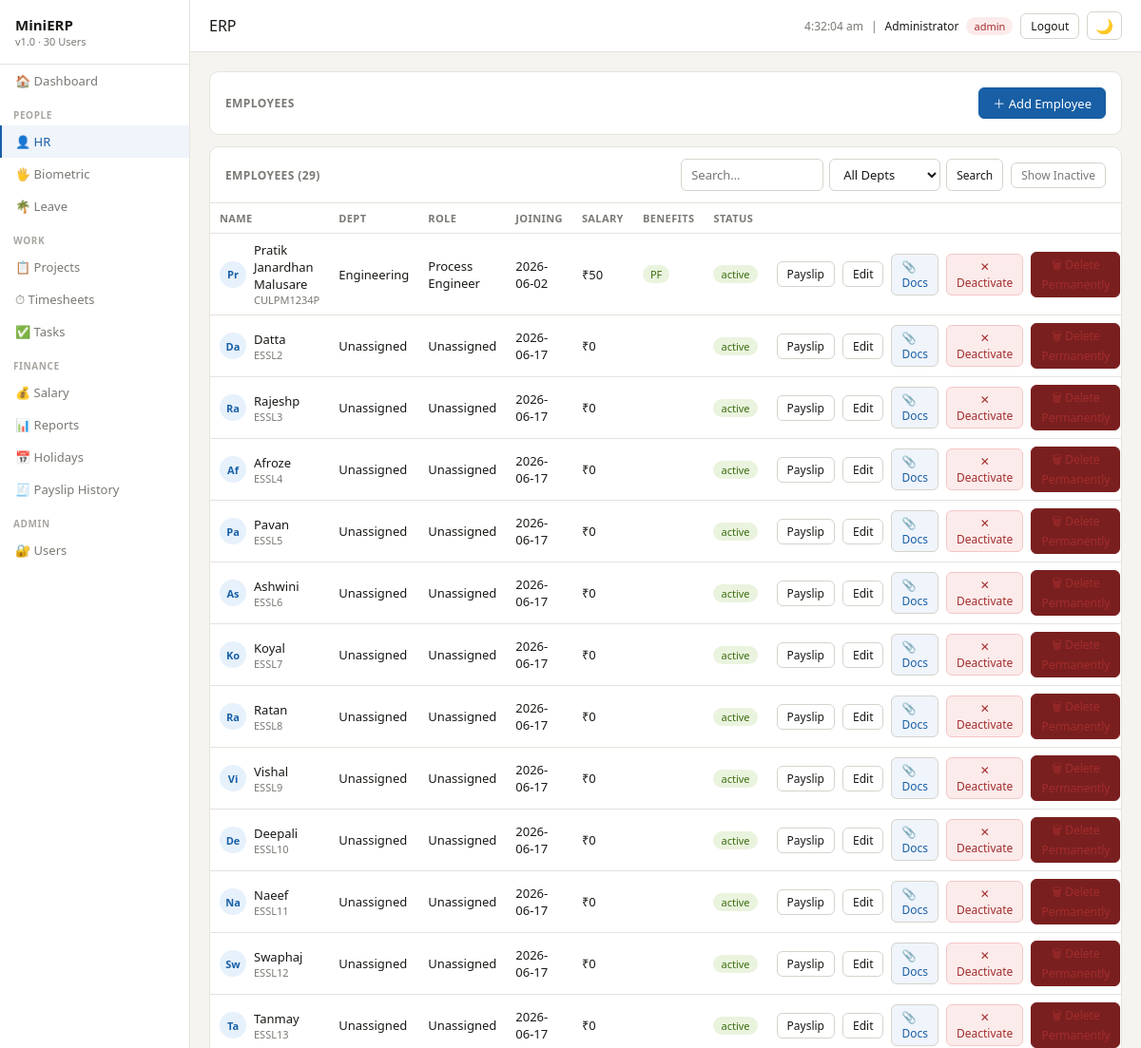
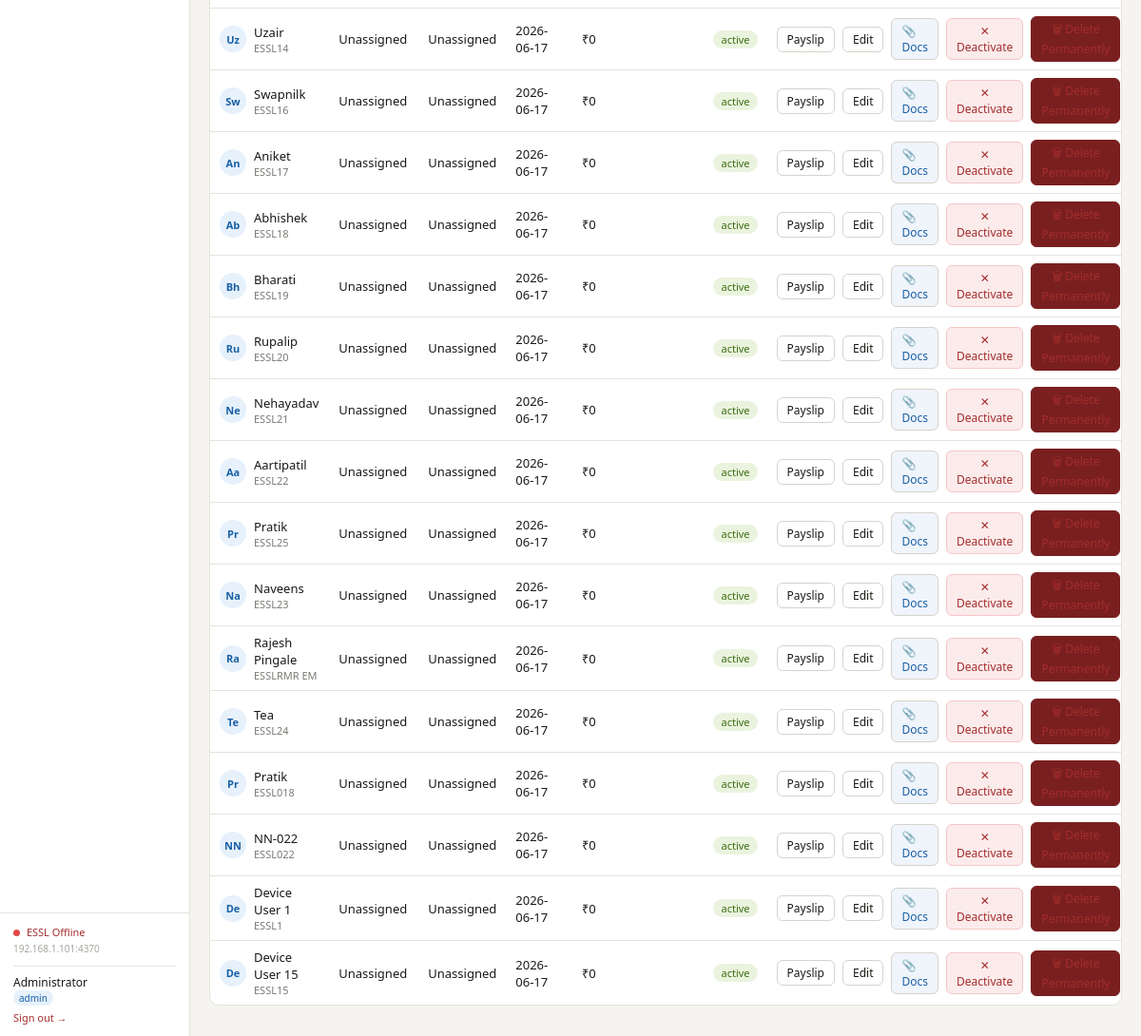
Page /hr/ (signed in) on the committed database (2 pictures, top to bottom).
### tables this page shows
CREATE TABLE users (
        id          INTEGER PRIMARY KEY AUTOINCREMENT,
        username    TEXT UNIQUE NOT NULL,
        password    TEXT NOT NULL,
        full_name   TEXT NOT NULL,
        role        TEXT NOT NULL DEFAULT 'user',
        active      INTEGER DEFAULT 1,
        employee_id INTEGER UNIQUE REFERENCES employees(id)
    , must_change_password INTEGER DEFAULT 0, temp_password TEXT);

CREATE TABLE employees (
        id       INTEGER PRIMARY KEY AUTOINCREMENT,
        name     TEXT NOT NULL,
        dept     TEXT NOT NULL,
        role     TEXT NOT NULL,
        join_date TEXT NOT NULL,
        salary   REAL NOT NULL,
        pan      TEXT UNIQUE NOT NULL,
        pf       INTEGER DEFAULT 1,
        esi      INTEGER DEFAULT 0,
        status   TEXT DEFAULT 'active'
    , employee_code TEXT, essl_user_id TEXT, file_no TEXT, dob TEXT, age INTEGER, blood_group TEXT, probation_period TEXT, confirmation_date TEXT, notice_period TEXT, personal_contact TEXT, personal_email TEXT, official_email TEXT, current_address TEXT, permanent_address TEXT, offer_letter TEXT, aadhar_card TEXT, pan_card_note TEXT, insurance_list TEXT, account_number TEXT, ifsc_code TEXT, edu_ssc TEXT, edu_hsc TEXT, edu_ug TEXT, edu_pg TEXT, emergency_name TEXT, emergency_relation TEXT, emergency_contact TEXT, emergency_location TEXT, father_name TEXT, father_contact TEXT, mother_name TEXT, mother_contact TEXT, sister_name TEXT, sister_contact TEXT, brother_name TEXT, brother_contact TEXT);

### modules/hr.py (the view)
@hr_bp.route("/")
@login_required
def index():
    conn = get_conn()
    q        = request.args.get("q", "").strip()
    dept     = request.args.get("dept", "")
    show_all = request.args.get("show_all", "")
    sql      = "SELECT * FROM employees WHERE 1=1"
    params   = []
    if not show_all:
        sql += " AND status != 'inactive'"
    if q:
        sql += " AND name LIKE ?"; params.append(f"%{q}%")
    if dept:
        sql += " AND dept=?"; params.append(dept)
    employees = conn.execute(sql, params).fetchall()
    conn.close()
    return render_template("hr.html", employees=employees, q=q, dept=dept, show_all=show_all)

### modules/auth.py (called while the page is built, shortened)
def load_user(user_id):
    conn = get_conn()
    row = conn.execute(
        "SELECT * FROM users WHERE id=?",
        (user_id,),
    ).fetchone()
    conn.close()
    return User(row) if row and row["active"] else None

@auth_bp.before_app_request
def force_password_change():
    if not current_user.is_authenticated:
        return
    allowed_endpoints = {
        "auth.change_password",
        "auth.logout",
        "static",
    }
    if current_user.must_change_password and request.endpoint not in allowed_endpoints:
        return redirect(url_for("auth.change_password"))

    @property
    def is_admin(self):
        return self.role == "admin"

    @property
    def is_hr(self):
        return self.role in ("admin", "hr")

    def can(self, module):
        if self.role == "admin":
            return True

### modules/db.py (called while the page is built)
def get_conn():
    conn = sqlite3.connect(DB_PATH)
    conn.row_factory = sqlite3.Row
    conn.execute("PRAGMA foreign_keys = ON")
    return conn

### templates/hr.html (shortened to what this page needs)
{% extends "base.html" %}
{% set active = "hr" %}
{% block content %}
<div class="card flex" style="justify-content:space-between;align-items:center">
  <div class="card-title" style="margin:0">Employees</div>
  <a href="/hr/add" class="btn btn-primary">＋ Add Employee</a>
</div>
<div class="card" style="padding:0;overflow:hidden">
  <div style="padding:12px 16px;border-bottom:1px solid #E5E3DC;display:flex;gap:8px;align-items:center">
    <span class="card-title" style="margin:0">Employees ({{ employees|length }})</span>
    <div class="ml-auto flex">
      <form method="GET" action="/hr" style="display:flex;gap:6px">
        <input name="q" value="{{ q }}" placeholder="Search…" style="width:150px">
        <select name="dept" onchange="this.form.submit()">
          <option value="">All Depts</option>
        </select>
        <button class="btn btn-sm" type="submit">Search</button>
      </form>
      {% if show_all %}
      <a href="/hr" class="btn btn-sm">Hide Inactive</a>
      {% else %}
      <a href="/hr?show_all=1" class="btn btn-sm" style="color:#7A7974">Show Inactive</a>
      {% endif %}
    </div>
  </div>
  <table>
    <thead><tr><th>Name</th><th>Dept</th><th>Role</th><th>Joining</th><th>Salary</th><th>Benefits</th><th>Status</th><th></th></tr></thead>
    <tbody>
    {% for e in employees %}
    <tr>
      <td>
        <div class="flex">
          <div class="avatar">{{ e.name[:2] }}</div>
          <div><div style="font-weight:500">{{ e.name }}</div><div style="font-size:11px;color:#7A7974">{{ e.pan }}</div></div>
        </div>
      </td>
      <td>{{ e.dept }}</td>
      <td>{{ e.role }}</td>
      <td>{{ e.join_date }}</td>
      <td>₹{{ "{:,.0f}".format(e.salary) }}</td>
      <td>
        {% if e.pf %}<span class="badge badge-green">PF</span>{% endif %}
      </td>
      <td><span class="badge {{ 'badge-green' if e.status=='active' else 'badge-gray' if e.status=='inactive' else 'badge-amber' }}">{{ e.status }}</span></td>
      <td>
        <div class="flex">
          <a href="/salary?emp_id={{ e.id }}" class="btn btn-sm">Payslip</a>
          <a href="/hr/edit/{{ e.id }}" class="btn btn-sm">Edit</a>
          <a href="/hr/{{ e.id }}/documents" class="btn btn-sm" style="background:#F0F4FB;color:#185FA5">📎 Docs</a>
          <form method="POST" action="/hr/delete/{{ e.id }}" onsubmit="return confirm('Deactivate {{ e.name }}? Their history will be preserved.')">
            <button class="btn btn-sm btn-danger" type="submit" {{ 'disabled' if e.status=='inactive' }}>
              {{ '✕ Deactivate' if e.status=='active' else 'Inactive' }}
            </button>
          </form>
          <form method="POST" action="/hr/permadelete/{{ e.id }}" onsubmit="return confirm('PERMANENTLY DELETE {{ e.name }}? This cannot be undone — all attendance, leave, timesheet, documents and login records for this employee will be erased.')">
            <button class="btn btn-sm btn-danger" type="submit" style="background:#7A1F1F;border-color:#7A1F1F" title="Permanently delete — cannot be undone">🗑 Delete Permanently</button>
          </form>
        </div>
      </td>
    </tr>
    {% else %}
    <tr><td colspan="8" style="text-align:center;padding:20px;color:#7A7974">No employees found.</td></tr>
    {% endfor %}
    </tbody>
  </table>
</div>
{% endblock %}

### templates/base.html (shortened to what this page needs)
<!DOCTYPE html>
<html lang="en">
<head>
</head>
<body>
<div class="sidebar">
  <div class="logo">MiniERP <span>v1.0 · 30 Users</span></div>
  <nav class="nav">
    <a href="/dashboard" class="{{ 'active' if active=='dashboard' }}">🏠 Dashboard</a>
    <div class="nav-section">People</div>
    <a href="/hr"        class="{{ 'active' if active=='hr' }}">👤 HR</a>
    <a href="/biometric" class="{{ 'active' if active=='biometric' }}">🖐 Biometric</a>
    {% if current_user.can('leave') %}
    <a href="/leave"     class="{{ 'active' if active=='leave' }}">🌴 Leave</a>
    {% endif %}
    <div class="nav-section">Work</div>
    {% if current_user.can('projects') %}
    <a href="/projects"  class="{{ 'active' if active=='projects' }}">📋 Projects</a>
    {% endif %}
    {% if current_user.can('timesheet') %}
    <a href="/timesheet" class="{{ 'active' if active=='timesheet' }}">⏱ Timesheets</a>
    {% endif %}
    {% if current_user.can('tasks') or current_user.is_hr %}
    <a href="/tasks" class="{{ 'active' if active=='tasks' }}">✅ Tasks</a>
    {% endif %}
    <div class="nav-section">Finance</div>
    <a href="/salary"    class="{{ 'active' if active=='salary' }}">💰 Salary</a>
    <a href="/reports"   class="{{ 'active' if active=='reports' }}">📊 Reports</a>
    {% if current_user.is_hr %}
    <a href="/holidays"  class="{{ 'active' if active=='holidays' }}">📅 Holidays</a>
    <a href="/salary/history" class="{{ 'active' if active=='payslip_history' }}">🧾 Payslip History</a>
    {% endif %}
    {% if current_user.is_authenticated and current_user.is_admin %}
    <div class="nav-section">Admin</div>
    <a href="/users"     class="{{ 'active' if active=='users' }}">🔐 Users</a>
    {% endif %}
  </nav>
  <div class="sidebar-footer">
    <div id="essl-status" style="line-height:1.5">
      <span id="essl-dot" class="sync-dot" style="background:#A8A5A0"></span>
      <span id="essl-label" style="font-size:11px;color:var(--text2)">Checking…</span><br>
      <span id="essl-addr" style="font-size:10px;color:var(--text3)"></span>
    </div>
    {% if current_user.is_authenticated %}
    <div style="margin-top:10px;padding-top:8px;border-top:1px solid var(--border)">
      <div style="font-size:12px;color:var(--text);font-weight:500">{{ current_user.full_name }}</div>
      <div style="font-size:11px;color:var(--text2);margin-bottom:6px">
        <span style="background:#E6F1FB;color:#185FA5;padding:1px 6px;border-radius:10px;font-size:10px">{{ current_user.role }}</span>
      </div>
      <a href="/logout" style="font-size:11px;color:#A32D2D">Sign out →</a>
    </div>
    {% endif %}
  </div>
</div>
<div class="main">
  <div class="topbar">
    <h1>{{ title | default("ERP") }}</h1>
    <div class="flex">
      <span style="font-size:12px;color:#7A7974" id="clock"></span>
      {% if current_user.is_authenticated %}
      <span style="font-size:12px;color:#7A7974">|</span>
      <span style="font-size:12px;font-weight:500">{{ current_user.full_name }}</span>
      <span class="badge {{ 'badge-red' if current_user.role=='admin' else 'badge-blue' if current_user.role=='hr' else 'badge-gray' }}">{{ current_user.role }}</span>
      <a href="/logout" class="btn btn-sm" style="font-size:12px">Logout</a>
      {% endif %}
      <button id="theme-toggle" class="btn btn-sm" onclick="toggleDark()" title="Toggle dark mode" style="font-size:15px;padding:4px 8px">🌙</button>
    </div>
  </div>
  <div class="content">
    {% block content %}{% endblock %}
  </div>
</div>
</body>
</html>

### templates/base.html (style rules this page uses)
* { box-sizing:border-box;margin:0;padding:0 }
:root { --bg:#F5F4F0;--bg2:#fff;--bg3:#FAFAF8; --border:#E5E3DC;--border2:#D5D3CB; --text:#1A1916;--text2:#7A7974;--text3:#A8A5A0; --nav-hover:#F5F4F0;--nav-active:#F0F4FB; --row-hover:#FAFAF8;--row-alt:#F5F4F0; --input-bg:#fff; }
body { font-family:Segoe UI,system-ui,sans-serif;background:var(--bg);color:var(--text);font-size:14px;display:flex;height:100vh;overflow:hidden }
a { color:inherit;text-decoration:none }
.sidebar { width:200px;background:var(--bg2);border-right:1px solid var(--border);display:flex;flex-direction:column;flex-shrink:0;height:100vh }
.logo { padding:16px;font-weight:600;font-size:15px;border-bottom:1px solid #E5E3DC }
.logo span { font-size:11px;font-weight:400;color:var(--text2);display:block }
.nav-section { font-size:10px;font-weight:600;color:var(--text3);padding:12px 14px 4px;letter-spacing:.6px;text-transform:uppercase }
.nav a { display:flex;align-items:center;gap:8px;padding:8px 14px;color:var(--text2);font-size:13px;border-left:2px solid transparent }
.nav a.active { background:var(--nav-active);color:#185FA5;font-weight:500;border-left-color:#185FA5 }
.sidebar-footer { padding:12px 14px;border-top:1px solid var(--border);font-size:11px;color:var(--text3);margin-top:auto }
.sync-dot { display:inline-block;width:7px;height:7px;border-radius:50%;background:#A8A5A0;margin-right:4px }
.main { flex:1;display:flex;flex-direction:column;overflow:hidden }
.topbar { padding:12px 20px;background:var(--bg2);border-bottom:1px solid var(--border);display:flex;justify-content:space-between;align-items:center;flex-shrink:0 }
.topbar h1 { font-size:16px;font-weight:500 }
.content { flex:1;overflow-y:auto;padding:20px }
.card { background:var(--bg2);border:1px solid var(--border);border-radius:10px;padding:16px;margin-bottom:12px }
.card-title { font-size:12px;font-weight:600;color:var(--text2);margin-bottom:12px;text-transform:uppercase;letter-spacing:.4px }
table { width:100%;border-collapse:collapse;font-size:13px }
th { text-align:left;padding:8px 10px;border-bottom:1px solid var(--border);font-size:11px;font-weight:600;color:var(--text2);text-transform:uppercase;letter-spacing:.4px }
td { padding:8px 10px;border-bottom:1px solid var(--border);vertical-align:middle }
tr:last-child td { border-bottom:none }
.badge { display:inline-flex;align-items:center;padding:2px 8px;border-radius:20px;font-size:11px;font-weight:500 }
.badge-green { background:#EAF3DE;color:#3B6D11 }
.badge-red { background:#FCEBEB;color:#A32D2D }
.btn { padding:6px 14px;border-radius:6px;font-size:13px;cursor:pointer;font-family:inherit;font-weight:500;border:1px solid #D5D3CB;background:#fff;color:#1A1916;display:inline-flex;align-items:center;gap:6px }
.btn-primary { background:#185FA5;color:#fff;border-color:#185FA5 }
.btn-danger { background:#FCEBEB;color:#A32D2D;border-color:#F5C6C6 }
.btn-sm { padding:4px 10px;font-size:12px }
input,select,textarea { padding:6px 10px;border:1px solid var(--border2);border-radius:6px;font-family:inherit;font-size:13px;background:var(--input-bg);color:var(--text);outline:none;width:100% }
.avatar { width:28px;height:28px;border-radius:50%;background:#E6F1FB;color:#185FA5;display:flex;align-items:center;justify-content:center;font-size:11px;font-weight:600;flex-shrink:0 }
.flex { display:flex;gap:8px;align-items:center }
.ml-auto { margin-left:auto }

### rows in the picture
users: full_name "Administrator", role "admin"
employees: name "Pr", name "Pratik Janardhan Malusare", pan "CULPM1234P", dept "Engineering", role "Process Engineer", join_date "2026-06-02", salary "50", pf "PF", status "active", status "✕ Deactivate"
employees: name "Da", name "Datta", pan "ESSL2", dept "Unassigned", role "Unassigned", join_date "2026-06-17", salary "0", status "active", status "✕ Deactivate"
employees: name "Ra", name "Rajeshp", pan "ESSL3", dept "Unassigned", role "Unassigned", join_date "2026-06-17", salary "0", status "active", status "✕ Deactivate"
employees: name "Af", name "Afroze", pan "ESSL4", dept "Unassigned", role "Unassigned", join_date "2026-06-17", salary "0", status "active", status "✕ Deactivate"
employees: name "Pa", name "Pavan", pan "ESSL5", dept "Unassigned", role "Unassigned", join_date "2026-06-17", salary "0", status "active", status "✕ Deactivate"
employees: name "As", name "Ashwini", pan "ESSL6", dept "Unassigned", role "Unassigned", join_date "2026-06-17", salary "0", status "active", status "✕ Deactivate"
employees: name "Ko", name "Koyal", pan "ESSL7", dept "Unassigned", role "Unassigned", join_date "2026-06-17", salary "0", status "active", status "✕ Deactivate"
employees: name "Ra", name "Ratan", pan "ESSL8", dept "Unassigned", role "Unassigned", join_date "2026-06-17", salary "0", status "active", status "✕ Deactivate"
employees: name "Vi", name "Vishal", pan "ESSL9", dept "Unassigned", role "Unassigned", join_date "2026-06-17", salary "0", status "active", status "✕ Deactivate"
employees: name "De", name "Deepali", pan "ESSL10", dept "Unassigned", role "Unassigned", join_date "2026-06-17", salary "0", status "active", status "✕ Deactivate"
employees: name "Na", name "Naeef", pan "ESSL11", dept "Unassigned", role "Unassigned", join_date "2026-06-17", salary "0", status "active", status "✕ Deactivate"
employees: name "Sw", name "Swaphaj", pan "ESSL12", dept "Unassigned", role "Unassigned", join_date "2026-06-17", salary "0", status "active", status "✕ Deactivate"
employees: name "Ta", name "Tanmay", pan "ESSL13", dept "Unassigned", role "Unassigned", join_date "2026-06-17", salary "0", status "active", status "✕ Deactivate"
employees: name "Uz", name "Uzair", pan "ESSL14", dept "Unassigned", role "Unassigned", join_date "2026-06-17", salary "0", status "active", status "✕ Deactivate"
employees: name "Sw", name "Swapnilk", pan "ESSL16", dept "Unassigned", role "Unassigned", join_date "2026-06-17", salary "0", status "active", status "✕ Deactivate"
employees: name "An", name "Aniket", pan "ESSL17", dept "Unassigned", role "Unassigned", join_date "2026-06-17", salary "0", status "active", status "✕ Deactivate"
employees: name "Ab", name "Abhishek", pan "ESSL18", dept "Unassigned", role "Unassigned", join_date "2026-06-17", salary "0", status "active", status "✕ Deactivate"
employees: name "Bh", name "Bharati", pan "ESSL19", dept "Unassigned", role "Unassigned", join_date "2026-06-17", salary "0", status "active", status "✕ Deactivate"
employees: name "Ru", name "Rupalip", pan "ESSL20", dept "Unassigned", role "Unassigned", join_date "2026-06-17", salary "0", status "active", status "✕ Deactivate"
employees: name "Ne", name "Nehayadav", pan "ESSL21", dept "Unassigned", role "Unassigned", join_date "2026-06-17", salary "0", status "active", status "✕ Deactivate"
employees: name "Aa", name "Aartipatil", pan "ESSL22", dept "Unassigned", role "Unassigned", join_date "2026-06-17", salary "0", status "active", status "✕ Deactivate"
employees: name "Pr", name "Pratik", pan "ESSL25", dept "Unassigned", role "Unassigned", join_date "2026-06-17", salary "0", status "active", status "✕ Deactivate"
employees: name "Na", name "Naveens", pan "ESSL23", dept "Unassigned", role "Unassigned", join_date "2026-06-17", salary "0", status "active", status "✕ Deactivate"
employees: name "Ra", name "Rajesh Pingale", pan "ESSLRMR EM", dept "Unassigned", role "Unassigned", join_date "2026-06-17", salary "0", status "active", status "✕ Deactivate"
employees: name "Te", name "Tea", pan "ESSL24", dept "Unassigned", role "Unassigned", join_date "2026-06-17", salary "0", status "active", status "✕ Deactivate"
employees: name "Pr", name "Pratik", pan "ESSL018", dept "Unassigned", role "Unassigned", join_date "2026-06-17", salary "0", status "active", status "✕ Deactivate"
employees: name "NN", name "NN-022", pan "ESSL022", dept "Unassigned", role "Unassigned", join_date "2026-06-17", salary "0", status "active", status "✕ Deactivate"
employees: name "De", name "Device User 1", pan "ESSL1", dept "Unassigned", role "Unassigned", join_date "2026-06-17", salary "0", status "active", status "✕ Deactivate"
employees: name "De", name "Device User 15", pan "ESSL15", dept "Unassigned", role "Unassigned", join_date "2026-06-17", salary "0", status "active", status "✕ Deactivate"

### other values in the picture
{{ title | default("ERP") }} "ERP"
{{ employees|length }} "29"
